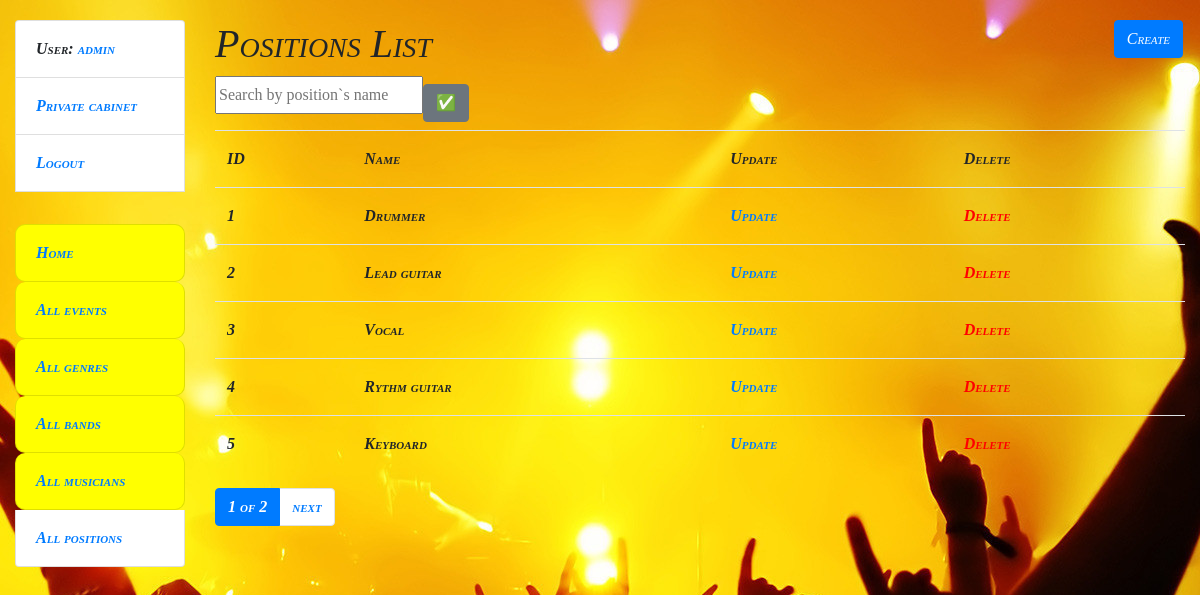
Page /positions/ (signed in) on the committed database.
### bar/models.py (models this page shows, shortened)
class Visitor(AbstractUser):
    class Meta:
        verbose_name = "visitor"
        verbose_name_plural = "visitors"

class Position(models.Model):
    name = models.CharField(max_length=255)

### bar/views.py (the view)
class PositionListView(LoginRequiredMixin, generic.ListView):
    model = Position
    paginate_by = 5
    def get_context_data(self, *, object_list=None, **kwargs):
        context = super(PositionListView, self).get_context_data(**kwargs)
        name = self.request.GET.get("name", "")
        context["search_form"] = PositionSearchForm(initial={
            "name": name
        })
        return context
    def get_queryset(self):
        queryset = Position.objects.all()
        form = PositionSearchForm(self.request.GET)
        if form.is_valid():
            return queryset.filter(
                name__icontains=form.cleaned_data["name"]
            )
        return queryset

### bar/forms.py
class PositionSearchForm(forms.Form):
    name = forms.CharField(
        max_length=255,
        required=False,
        label="",
        widget=forms.TextInput(
            attrs={
                "placeholder": "Search by position`s name"
            }
        ),
    )

### templates/bar/position_list.html
{% extends "base.html" %}
{% block content %}
  <h1>
    Positions List
    <a href="{% url 'bar:position-create' %}" class="btn btn-primary link-to-page">
      Create
    </a>
  </h1>
  <form action="" method="get" class="form-inline">
    {{ search_form.as_p }}
  <input type="submit" class="btn btn-secondary" value="✅">
  </form>
  {% if position_list %}
    <table class="table">
      <tr>
        <th>ID</th>
        <th>Name</th>
        <th>Update</th>
        <th>Delete</th>
      </tr>
      {% for position in position_list %}
        <tr>
          <td>
              {{ position.id }}
          </td>
          <td>
              {{ position.name }}
          </td>
          <td>
              <a href="{% url 'bar:position-update' pk=position.id %}">
                Update
              </a>
            </td>
            <td>
              <a style="color: red"
                href="{% url 'bar:position-delete' pk=position.id %}">
                Delete
              </a>
            </td>
        </tr>
      {% endfor %}
    </table>
  {% else %}
      <p>There are no positions!</p>
  {% endif %}
{% endblock %}

### templates/includes/sidebar.html
<ul class="sidebar-nav list-group">
  {% if user.is_authenticated %}
    <li class="list-group-item">User: <a href="{{ user.get_absolute_url }}">{{ user.get_username }}</a></li>
    <li class="list-group-item"><a href="{% url 'bar:visitor-detail' pk=user.id %}">Private cabinet</a></li>
    <li class="list-group-item"><a href="{% url 'logout'%}?next={{request.path}}">Logout</a></li>
  {% else %}
    <li class="list-group-item"><a href="{% url 'login'%}?next={{request.path}}">Login</a></li>
    <li class="list-group-item"><a href="{% url 'bar:visitor-create'%}">Create new visitor</a></li>
  {% endif %}
  {% if user.is_authenticated %}
  <br>
  <li class="list-group-item font-on-sidebar"><a href="{% url 'bar:index' %}">Home</a></li>
  <li class="list-group-item font-on-sidebar"><a href="{% url 'bar:event-list' %}">All events</a></li>
  <li class="list-group-item font-on-sidebar"><a href="{% url 'bar:genre-list' %}">All genres</a></li>
  <li class="list-group-item font-on-sidebar"><a href="{% url 'bar:rockband-list' %}">All bands</a></li>
  <li class="list-group-item font-on-sidebar"><a href="{% url 'bar:musician-list' %}">All musicians</a></li>
  {% if user.is_superuser %}
  <li class="list-group-item"><a href="{% url 'bar:position-list' %}">All positions</a></li>
  {% endif %}
  {% endif %}
</ul>

### static/css/styles.css (style rules this page uses)
body { margin-top: 20px; background: url("images/background_home.jpg") 50% 0 no-repeat fixed; font: italic small-caps bold 16px/2 cursive; }
.font-on-sidebar { font-style: italic; background: yellow; border-radius: 10px 10px 10px 10px; }
.link-to-page { float: right; margin: 0 2px 0 2px; }

### rows in the picture
Visitor: get_username "admin"
Position: id "1", name "Drummer"
Position: id "2", name "Lead guitar"
Position: id "3", name "Vocal"
Position: id "4", name "Rythm guitar"
Position: id "5", name "Keyboard"

### other values in the picture
{{ page_obj.number }} "1"
{{ paginator.num_pages }} "2"
